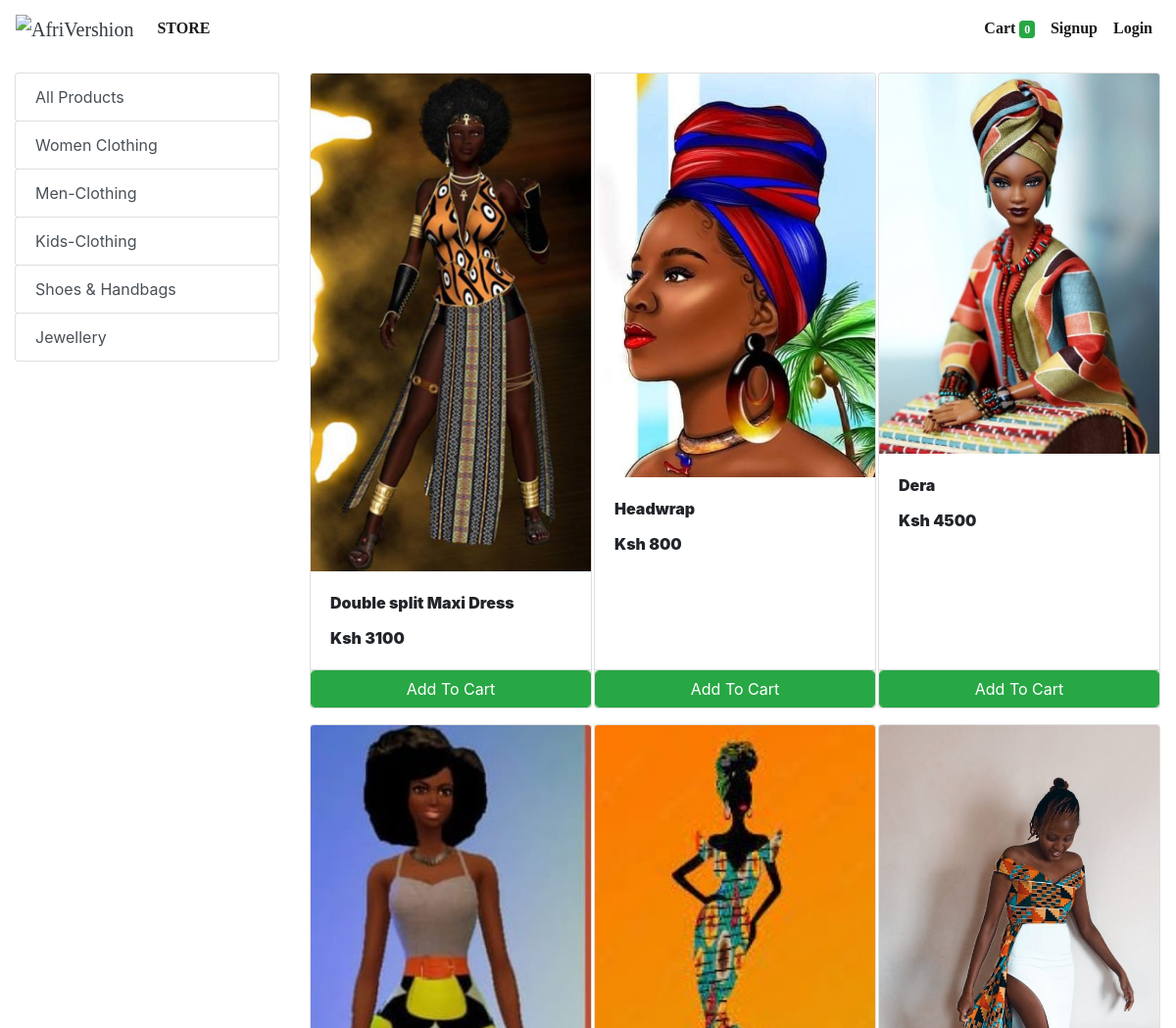
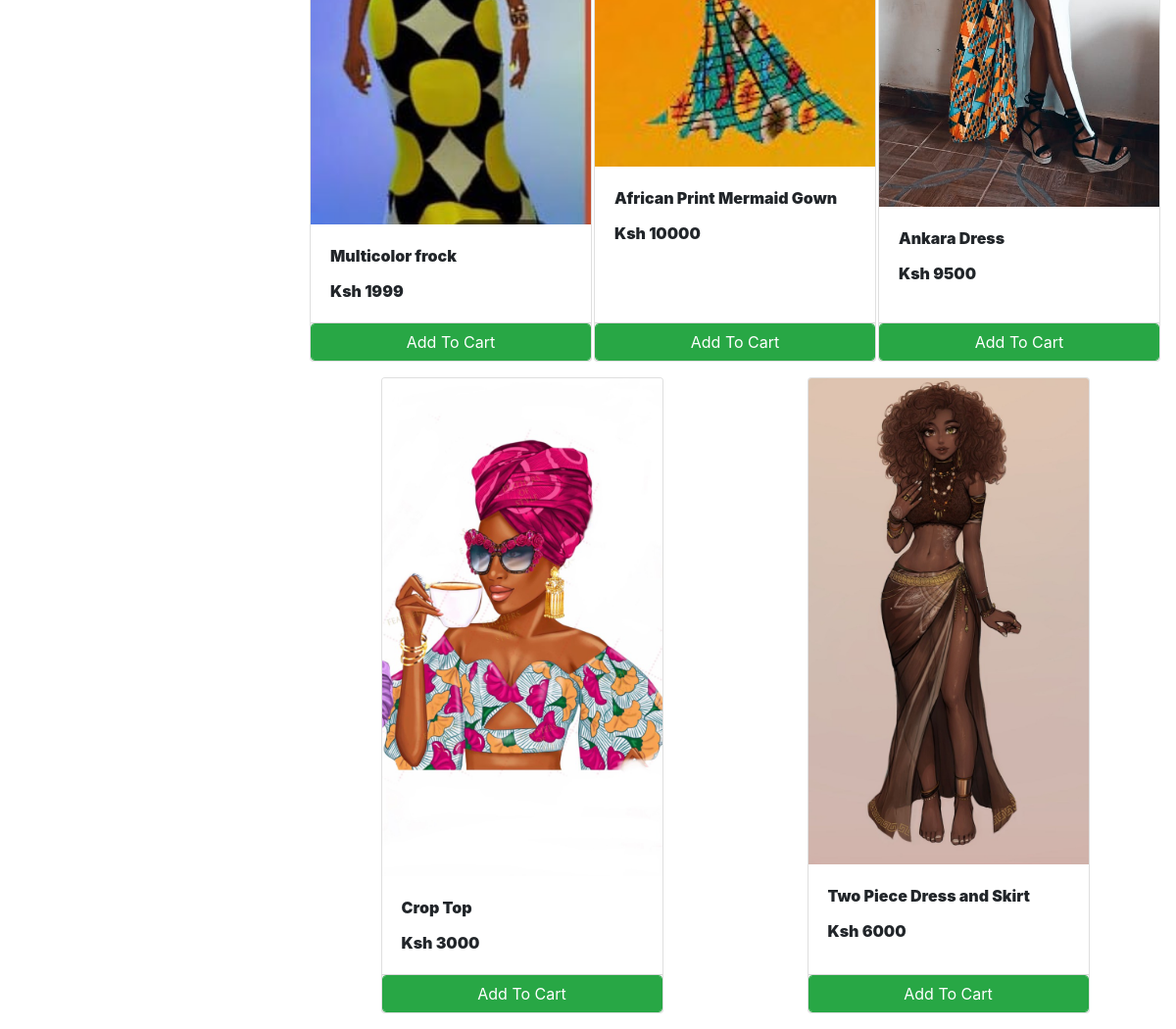
Screenshot of /store?category=22 with the database file from the repository (2 pictures, top to bottom).
### store/models/category.py (models this page shows, shortened)
class Category(models.Model):
    name= models.CharField(max_length=50)
    @staticmethod
    def get_all_categories():
        return Category.objects.all()

### store/models/product.py (models this page shows, shortened)
class Products(models.Model):
    name = models.CharField(max_length=60)
    price= models.IntegerField(default=0)
    category= models.ForeignKey(Category,on_delete=models.CASCADE,default=1 )
    description= models.CharField(max_length=250, default='', blank=False, null= True)
    image= models.ImageField(upload_to='uploads/products/')
    @staticmethod
    def get_all_products_by_categoryid(category_id):
        if category_id:
            return Products.objects.filter (category=category_id)
        else:
            return Products.get_all_products();

### store/views/home.py (the view)
# urls.py: path('' , include('store.urls'))
def store(request):
    cart = request.session.get('cart')
    if not cart:
        request.session['cart'] = {}
    products = None
    categories = Category.get_all_categories()
    categoryID = request.GET.get('category')
    if categoryID:
        products = Products.get_all_products_by_categoryid(categoryID)
    else:
        products = Products.get_all_products();
    data = {}
    data['products'] = products
    data['categories'] = categories
    print('you are : ', request.session.get('email'))
    return render(request, 'index.html', data)

### store/templatetags/cart.py (called while the page is built)
@register.filter (name='is_in_cart')
def is_in_cart(product, cart):
    keys = cart.keys ()
    for id in keys:
        if int (id) == product.id:
            return True
    return False;

### store/templatetags/custom_filter.py (called while the page is built)
@register.filter(name='currency')
def currency(number):
    return "Ksh "+str(number)

### store/templates/index.html (shortened to what this page needs)
{% extends 'base.html' %}
{% block content %}
{% load cart %}
{% load custom_filter %}
<div class="container-fluid mt-3">
	<div class="row">
		<div class="col-lg-3 mx-auto">
			<div class="list-group">
				<a href="/" class="list-group-item list-group-item-action btn btn-outline-success">All Products</a>
				{% for category in categories %}
				<a href="/?category={{category.id}}"
					class="list-group-item list-group-item-action btn btn-outline-success ">{{category.name}}</a>
				{% endfor %}
			</div>
		</div>
		<div id='products' class="col-lg-9 mx-auto">
			<div class="row mx-auto">
				{% for product in products %}
				<div class="card mx-auto mb-3" id={{product.id}} style="width: 18rem;">
					<img class="card-img-top" src="{{product.image.url}}" alt="Card image cap">
					<div class="card-body">
						<p class="card-title">{{product.name}}</p>
						<p class="card-text"><b>{{product.price|currency}}</b></p>
					</div>
					<div class="card-footer p-0 no-gutters">
						{% if product|is_in_cart:request.session.cart %}
						<div class="row no-gutters">
							<form action="/#{{product.id}}" class="col-2 " method="post">
								{% csrf_token %}
								<input hidden type="text" name='product' value='{{product.id}}'>
								<input hidden type="text" name='remove' value='True'>
								<input type="submit" value=" - " class="btn btn-block btn-success border-right">
							</form>
							<div class="text-center col btn btn-success">{{product|cart_quantity:request.session.cart}} in Cart</div>
							<form action="/#{{product.id}}" class="col-2 " method="post">
								{% csrf_token %}
								<input hidden type="text" name='product' value='{{product.id}}'>
								<input type="submit" value=" + " class="btn btn-block btn-success border-left">
							</form>
						</div>
						{% else %}
						<form action="/#{{product.id}}" method="POST" class="btn-block">
							<input type="submit" class="float-right btn btn-success form-control"
								value="Add To Cart">
						</form>
						{% endif %}
					</div>
				</div>
				{% endfor %}
			</div>
		</div>
	</div>
</div>
{% endblock %}

### rows the page displays
Category: name "Women Clothing"
Category: name "Men-Clothing"
Category: name "Kids-Clothing"
Category: name "Shoes & Handbags"
Category: name "Jewellery"
Products: image (picture), name "Double split Maxi Dress", price "Ksh 3100"
Products: image (picture), name "Headwrap", price "Ksh 800"
Products: image (picture), name "Dera", price "Ksh 4500"
Products: image (picture), name "Multicolor frock", price "Ksh 1999"
Products: image (picture), name "African Print Mermaid Gown", price "Ksh 10000"
Products: image (picture), name "Ankara Dress", price "Ksh 9500"
Products: image (picture), name "Crop Top", price "Ksh 3000"
Products: image (picture), name "Two Piece Dress and Skirt", price "Ksh 6000"

### other values shown
{{ request.session.cart.keys|length }} "0"
